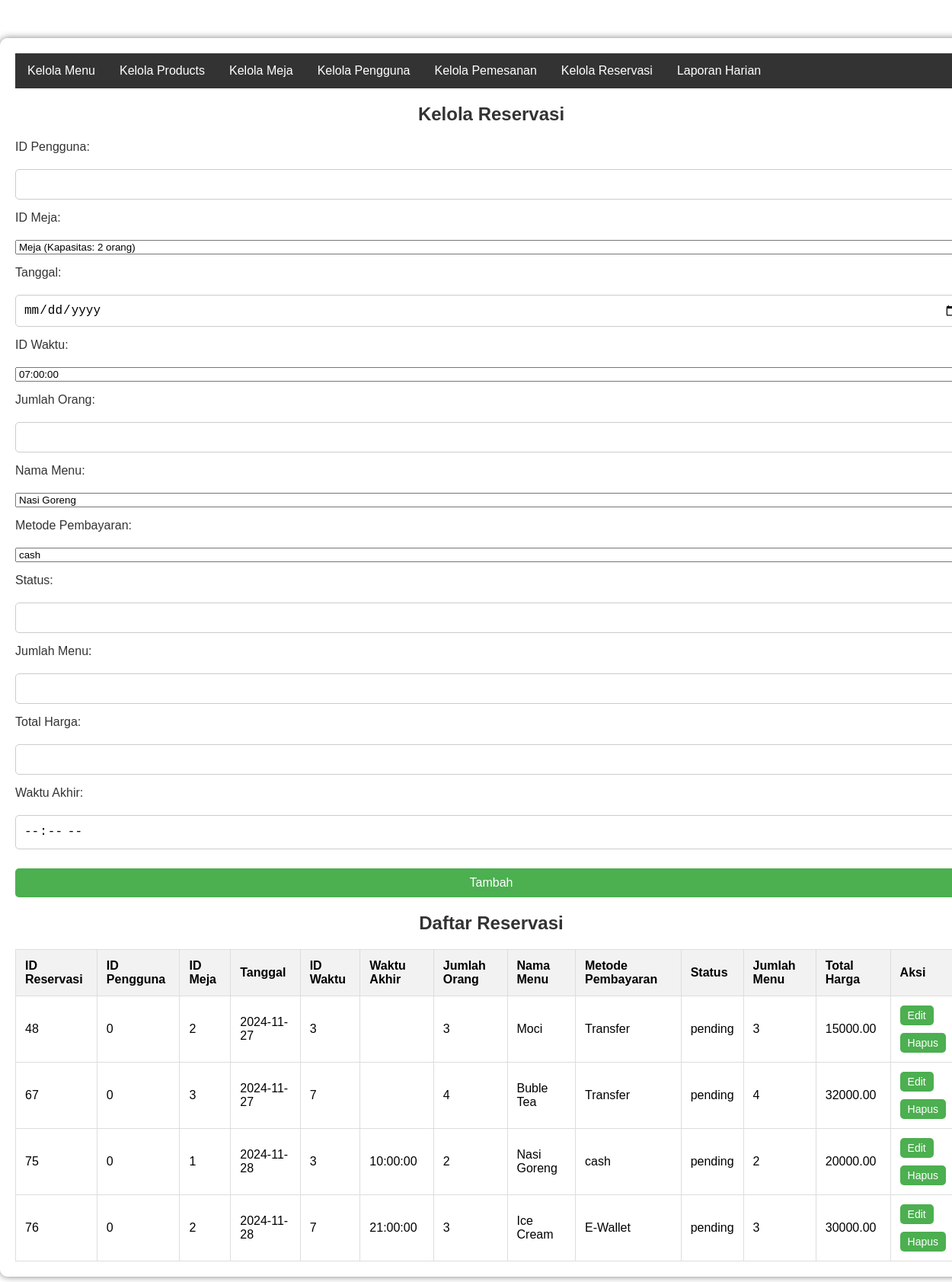
Page /php/admin/kelola_reservasi.php on the committed database.
### tables this page shows
CREATE TABLE `reservasi` (
  `id_reservasi` int(11) NOT NULL,
  `id_pengguna` int(11) NOT NULL,
  `nama_pengguna` varchar(100) NOT NULL,
  `id_meja` int(11) NOT NULL,
  `id_waktu` int(11) NOT NULL,
  `tanggal` date NOT NULL,
  `jumlah_orang` int(11) NOT NULL,
  `id_menu` int(11) DEFAULT NULL,
  `metode_pembayaran` varchar(50) NOT NULL,
  `status` varchar(50) NOT NULL DEFAULT 'pending',
  `jumlah_menu` int(11) NOT NULL,
  `total_harga` decimal(10,2) NOT NULL,
  `waktu_akhir` time DEFAULT NULL
);

CREATE TABLE `menu` (
  `id_menu` int(11) NOT NULL,
  `kategori` enum('Makanan','Minuman','Dessert','') NOT NULL,
  `nama_menu` varchar(100) NOT NULL,
  `harga` decimal(10,0) NOT NULL,
  `gambar` varchar(100) NOT NULL
);

### php/admin/kelola_reservasi.php (the view, shortened to what this page needs)
<?php
include '../config.php';
$sql_menu = "SELECT * FROM menu";
$result_menu = mysqli_query($conn, $sql_menu);
$sql_pembayaran = "SELECT * FROM metode_pembayaran";
$result_pembayaran = mysqli_query($conn, $sql_pembayaran);
$sql_meja = "SELECT * FROM meja";
$result_meja = mysqli_query($conn, $sql_meja);
$sql_waktu = "SELECT * FROM waktu_reservasi";
$result_waktu = mysqli_query($conn, $sql_waktu);
?>
<!DOCTYPE html>
<html lang="id">
<head>
    <link rel="stylesheet" href="kelola_reservasi.css">
</head>
<body>
    <div class="container">
        <nav>
            <ul class="horizontal-nav">
                <li><a href="kelola_menu.php">Kelola Menu</a></li>
                <li><a href="kelola_products.php">Kelola Products</a></li>
                <li><a href="kelola_meja.php">Kelola Meja</a></li>
                <li><a href="kelola_pengguna.php">Kelola Pengguna</a></li>
                <li><a href="kelola_pemesanan.php">Kelola Pemesanan</a></li>
                <li><a href="kelola_reservasi.php">Kelola Reservasi</a></li>
                <li><a href="laporan_harian.php">Laporan Harian</a></li>
            </ul>
        </nav>
        <h2>Kelola Reservasi</h2>
        <form method="POST" action="">
            <label for="id_pengguna">ID Pengguna:</label>
            <input type="number" name="id_pengguna" id="id_pengguna" required>
            <label for="id_meja">ID Meja:</label>
            <select id="id_meja" name="id_meja" required>
                <?php
                while ($row_meja = mysqli_fetch_assoc($result_meja)) {
                    echo '<option value="' . $row_meja['id_meja'] . '">Meja ' . $row_meja['nomor_meja'] . ' (Kapasitas: ' . $row_meja['kapasitas'] . ' orang)</option>';
                }
                ?>
            </select>
            <label for="tanggal">Tanggal:</label>
            <input type="date" name="tanggal" id="tanggal" required>
            <label for="id_waktu">ID Waktu:</label>
            <select id="id_waktu" name="id_waktu" required>
                <?php
                while ($row_waktu = mysqli_fetch_assoc($result_waktu)) {
                    echo '<option value="' . $row_waktu['id_waktu'] . '">' . $row_waktu['waktu_mulai'] . '</option>';
                }
                ?>
            </select>
            <label for="jumlah_orang">Jumlah Orang:</label>
            <input type="number" name="jumlah_orang" id="jumlah_orang" required>
            <label for="id_menu">Nama Menu:</label>
            <select id="id_menu" name="id_menu" required>
                <?php
                while ($row_menu = mysqli_fetch_assoc($result_menu)) {
                    echo '<option value="' . $row_menu['id_menu'] . '">' . $row_menu['nama_menu'] . '</option>';
                }
                ?>
            </select>
            <label for="metode_pembayaran">Metode Pembayaran:</label>
            <select id="metode_pembayaran" name="metode_pembayaran" required>
                <?php
                while ($row_pembayaran = mysqli_fetch_assoc($result_pembayaran)) {
                    echo '<option value="' . $row_pembayaran['nama_metode'] . '">' . $row_pembayaran['nama_metode'] . '</option>';
                }
                ?>
            </select>
            <label for="status">Status:</label>
            <input type="text" name="status" id="status" required>
            <label for="jumlah_menu">Jumlah Menu:</label>
            <input type="number" name="jumlah_menu" id="jumlah_menu" required>
            <label for="total_harga">Total Harga:</label>
            <input type="number" step="0.01" name="total_harga" id="total_harga" required>
            <label for="waktu_akhir">Waktu Akhir:</label>
            <input type="time" name="waktu_akhir" id="waktu_akhir" required readonly>
            <button type="submit" name="tambah">Tambah</button>
        </form>
        <h2>Daftar Reservasi</h2>
        <table>
            <thead>
                <tr>
                    <th>ID Reservasi</th>
                    <th>ID Pengguna</th>
                    <th>ID Meja</th>
                    <th>Tanggal</th>
                    <th>ID Waktu</th>
                    <th>Waktu Akhir</th>
                    <th>Jumlah Orang</th>
                    <th>Nama Menu</th>
                    <th>Metode Pembayaran</th>
                    <th>Status</th>
                    <th>Jumlah Menu</th>
                    <th>Total Harga</th>
                    <th>Aksi</th>
                </tr>
            </thead>
            <tbody>
                <?php
                $sql = "SELECT r.*, m.nama_menu
                        FROM reservasi r
                        JOIN menu m ON r.id_menu = m.id_menu";
                $result = mysqli_query($conn, $sql);
                while ($row = mysqli_fetch_assoc($result)) {
                    echo "<tr>";
                    echo "<td>{$row['id_reservasi']}</td>";
                    echo "<td>{$row['id_pengguna']}</td>";
                    echo "<td>{$row['id_meja']}</td>";
                    echo "<td>{$row['tanggal']}</td>";
                    echo "<td>{$row['id_waktu']}</td>";
                    echo "<td>{$row['waktu_akhir']}</td>";
                    echo "<td>{$row['jumlah_orang']}</td>";
                    echo "<td>{$row['nama_menu']}</td>";
                    echo "<td>{$row['metode_pembayaran']}</td>";
                    echo "<td>{$row['status']}</td>";
                    echo "<td>{$row['jumlah_menu']}</td>";
                    echo "<td>{$row['total_harga']}</td>";
                    echo "<td>
                            <button type='button' onclick=\"editReservasi('{$row['id_reservasi']}', '{$row['id_pengguna']}', '{$row['id_meja']}', '{$row['tanggal']}', '{$row['id_waktu']}', '{$row['waktu_akhir']}', '{$row['jumlah_orang']}', '{$row['id_menu']}', '{$row['metode_pembayaran']}', '{$row['status']}', '{$row['jumlah_menu']}', '{$row['total_harga']}')\">Edit</button>
                            <form method='POST' action='' style='display:inline;'>
                                <input type='hidden' name='id_reservasi' value='{$row['id_reservasi']}'>
                                <button type='submit' name='hapus'>Hapus</button>
                            </form>
                          </td>";
                    echo "</tr>";
                }
                ?>
            </tbody>
        </table>
    </div>
</body>
</html>

### php/admin/kelola_reservasi.css (style rules this page uses)
body { font-family: Arial, sans-serif; background-image: url('../../images/admin products.png'); background-size: cover; margin: 0; padding: 0; }
.container { background-color: rgba(255, 255, 255, 0.8); margin: 50px auto; padding: 20px; width: 100%; box-shadow: 0 0 10px rgba(0, 0, 0, 0.5); border-radius: 10px; }
.horizontal-nav { list-style-type: none; margin: 0; padding: 0; overflow: hidden; background-color: #333; }
.horizontal-nav li { float: left; }
.horizontal-nav li a { display: block; color: white; text-align: center; padding: 14px 16px; text-decoration: none; }
h2 { text-align: center; color: #333; }
form { display: flex; flex-direction: column; gap: 15px; }
form label { color: #333; margin-bottom: 5px; }
form input { padding: 10px; font-size: 16px; border: 1px solid #ccc; border-radius: 5px; }
form button { padding: 10px; font-size: 16px; border: none; border-radius: 5px; cursor: pointer; background-color: #4CAF50; color: white; margin-top: 10px; }
table { width: 100%; border-collapse: collapse; margin-top: 20px; }
th, td { padding: 12px; border: 1px solid #ddd; text-align: left; }
th { background-color: #f2f2f2; }
td button { padding: 5px 10px; font-size: 14px; border: none; border-radius: 5px; cursor: pointer; background-color: #4CAF50; color: white; }

### rows in the picture
reservasi: id_reservasi "48", id_pengguna "0", id_meja "2", tanggal "2024-11-27", id_waktu "3", jumlah_orang "3", id_menu.nama_menu "Moci", metode_pembayaran "Transfer", status "pending", jumlah_menu "3", total_harga "15000.00"
reservasi: id_reservasi "67", id_pengguna "0", id_meja "3", tanggal "2024-11-27", id_waktu "7", jumlah_orang "4", id_menu.nama_menu "Buble Tea", metode_pembayaran "Transfer", status "pending", jumlah_menu "4", total_harga "32000.00"
reservasi: id_reservasi "75", id_pengguna "0", id_meja "1", tanggal "2024-11-28", id_waktu "3", waktu_akhir "10:00:00", jumlah_orang "2", id_menu.nama_menu "Nasi Goreng", metode_pembayaran "cash", status "pending", jumlah_menu "2", total_harga "20000.00"
reservasi: id_reservasi "76", id_pengguna "0", id_meja "2", tanggal "2024-11-28", id_waktu "7", waktu_akhir "21:00:00", jumlah_orang "3", id_menu.nama_menu "Ice Cream", metode_pembayaran "E-Wallet", status "pending", jumlah_menu "3", total_harga "30000.00"

### other values in the picture
form field id_waktu "07:00:00"
form field id_menu "Nasi Goreng"
form field metode_pembayaran "cash"
